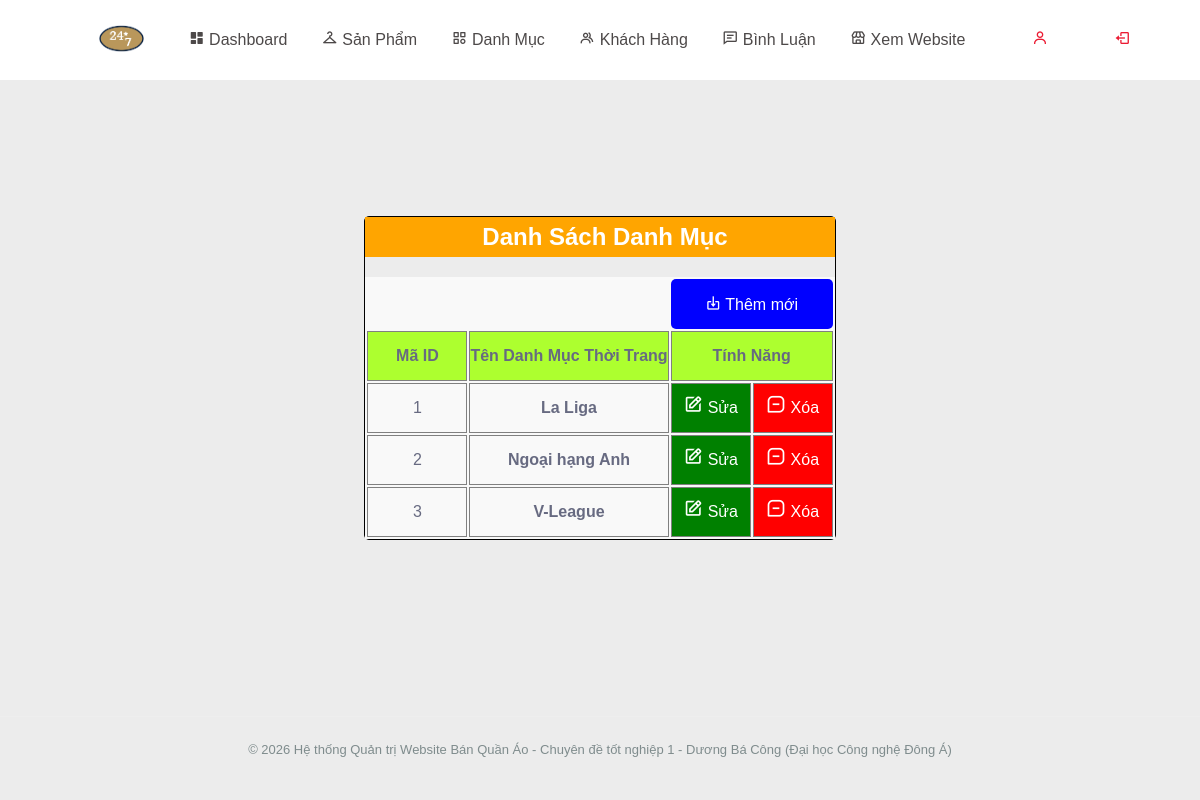
Before: /controller/indexAdmin.php?act=danhmuc (signed in) with the older database file.
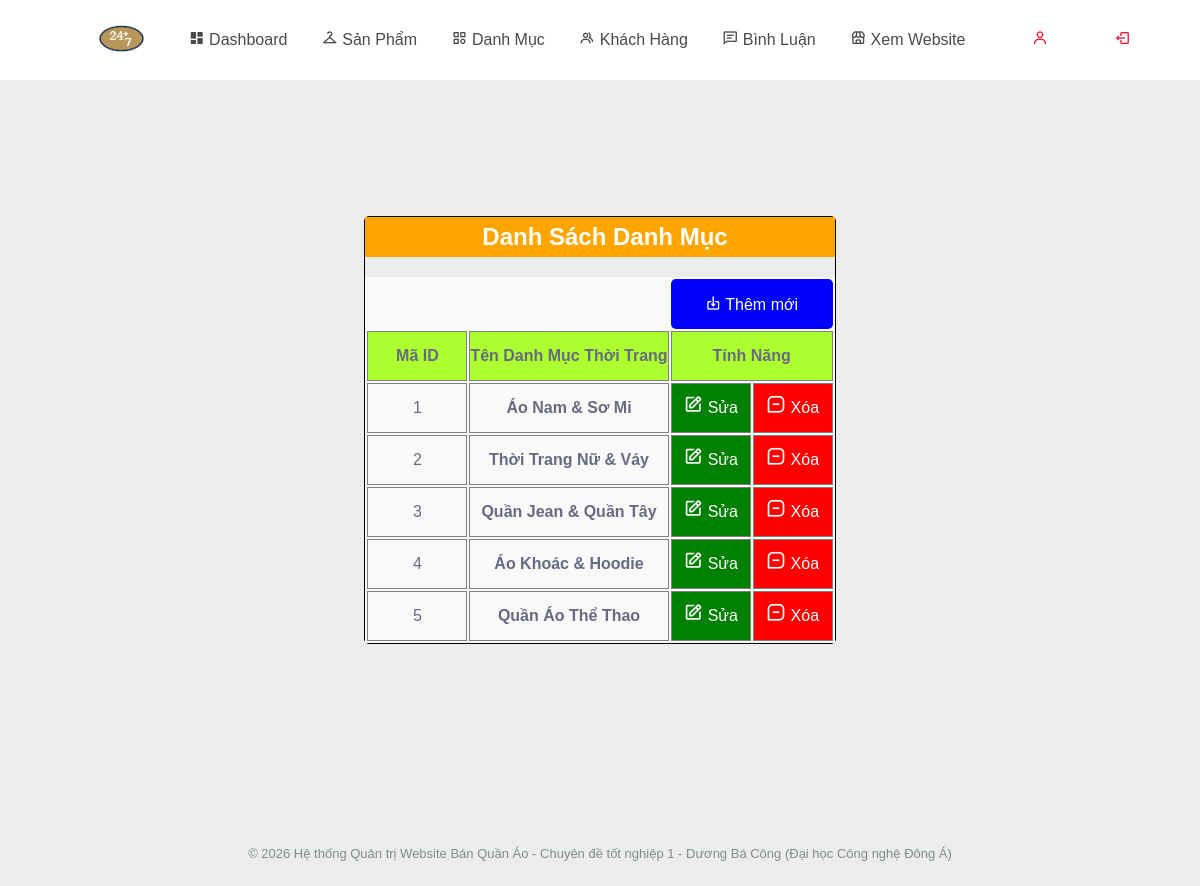
After: the same page with the newer database file.
### tables this page shows
CREATE TABLE `danhmuc` (
  `iddanhmuc` int(11) NOT NULL AUTO_INCREMENT,
  `tendanhmuc` varchar(255) NOT NULL,
  PRIMARY KEY (`iddanhmuc`)
);

### model/config.php (called while the page is built, shortened)
<?php
  function pdo_con(){
    $http_host = $_SERVER['HTTP_HOST'] ?? '';
    $is_infinityfree = (strpos($http_host, 'infinityfree') !== false || strpos($http_host, 'epizy.com') !== false);
    if ($is_infinityfree) {
      $servername = "sql302.infinityfree.com";
      $username = "if0_43184606";
      $password = "8gZKYLk9Rk6UBlL";
      $dbname = "if0_43184606_duan1";
      $port = 3306;
      $db_candidates = [$dbname];
    } else {
      $servername = "127.0.0.1";
      $username = "root";
      $password = "";
      $port = 3306;
      $db_candidates = ['duanmau', 'duan1'];
    }
    foreach ($db_candidates as $try_db) {
      try {
        $conn = new PDO("mysql:host=$servername;port=$port;dbname=$try_db;charset=utf8", $username, $password, [
          PDO::ATTR_ERRMODE => PDO::ERRMODE_EXCEPTION,
          PDO::ATTR_TIMEOUT => 2
        ]);
        $cached_conn = $conn;
        return $cached_conn;
      } catch (PDOException $e) {
      }
    }
    return null;
  }
  function pdo_query($sql){
    $sql_args = array_slice(func_get_args(), 1);
    $conn = pdo_con();
    try {
      $stmt = $conn->prepare($sql);
      $stmt->execute($sql_args);
      $rows = $stmt->fetchAll();
      return $rows ? $rows : [];
    } catch (PDOException $e) {
      throw $e;
    }
  }
?>

### model/danhmuc.php (called while the page is built, shortened)
<?php
function danhmuc_showAll(){
    $sql = "SELECT * FROM danhmuc ORDER BY iddanhmuc ASC";
    return pdo_query($sql);
}
?>

### viewAdmin/danhmuc.php (the view, shortened to what this page needs)
<div class="main">
    <main>
        <h2 style="text-align: center; margin-bottom: 20px;">Danh Sách Danh Mục</h2>
        <table>
            <tr>
                <td class="an" colspan="3"></td>
                <td class="them" colspan="2">
                    <a href="../controller/indexAdmin.php?act=themdanhmuc"><i class="bx bx-import"></i> Thêm mới</a>
                </td>
            </tr>
            <tr>
                <th style="width: 80px;">Mã ID</th>
                <th colspan="2">Tên Danh Mục Thời Trang</th>
                <th colspan="2" style="width: 150px;">Tính Năng</th>
            </tr>
            <?php
            $query = danhmuc_showAll();
            foreach ($query as $row) {
                $iddanhmuc = $row['iddanhmuc'];
                $tendanhmuc = $row['tendanhmuc'];
                $dellink = "../controller/indexAdmin.php?act=danhmuc&iddanhmuc=" . $iddanhmuc;
                echo '
                <tr>
                    <td>' . $iddanhmuc . '</td>
                    <td colspan="2" style="font-weight: 600;">' . htmlspecialchars($tendanhmuc) . '</td>
                    <td class="ac"><a href="../controller/indexAdmin.php?act=suadanhmuc&id=' . $iddanhmuc . '" title="Chỉnh sửa"><i class="bx bx-edit"></i> Sửa</a></td>
                    <td class="ad"><a onclick="return Del(\'' . htmlspecialchars($tendanhmuc) . '\')" href="' . $dellink . '" title="Xóa danh mục"><i class="bx bx-message-square-minus"></i> Xóa</a></td>
                </tr>
                ';
            }
            ?>
        </table>
    </main>
</div>

Changed rows visible on the page:
changed danhmuc id 1: tendanhmuc "La Liga" → "Áo Nam & Sơ Mi"
changed danhmuc id 2: tendanhmuc "Ngoại hạng Anh" → "Thời Trang Nữ & Váy"
changed danhmuc id 3: tendanhmuc "V-League" → "Quần Jean & Quần Tây"
added danhmuc: iddanhmuc "4", tendanhmuc "Áo Khoác & Hoodie"
added danhmuc: iddanhmuc "5", tendanhmuc "Quần Áo Thể Thao"
